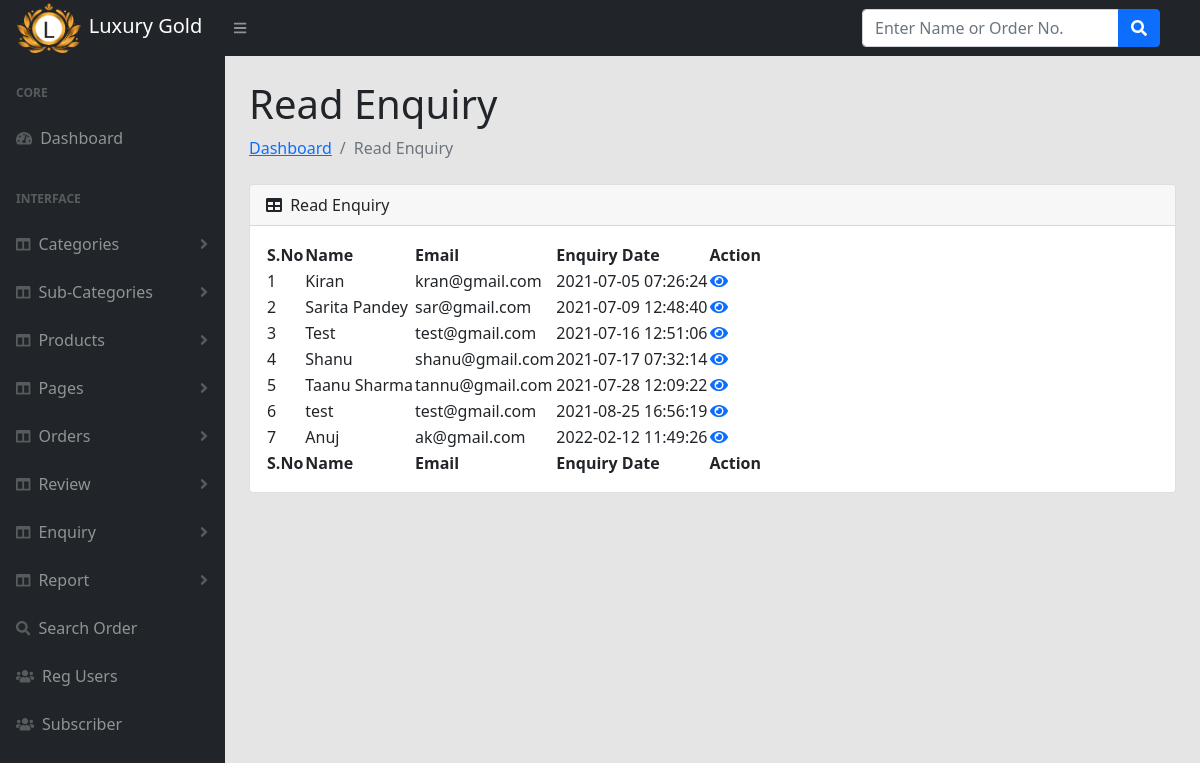
The app's page /admin/readenq.php (signed in) with its own data.
### tables this page shows
CREATE TABLE `tblcontact` (
  `ID` int(10) NOT NULL,
  `Name` varchar(200) DEFAULT NULL,
  `Email` varchar(200) DEFAULT NULL,
  `Message` mediumtext DEFAULT NULL,
  `EnquiryDate` timestamp NOT NULL DEFAULT current_timestamp(),
  `IsRead` int(5) DEFAULT NULL
);

### admin/readenq.php (the view, shortened to what this page needs)
<?php
include('includes/config.php');
if (strlen($_SESSION['aid']==0)) {
  header('location:logout.php');
  } else{
  ?>
<!DOCTYPE html>
<html lang="en">
    <head>
        <link href="https://cdn.jsdelivr.net/npm/simple-datatables@latest/dist/style.css" rel="stylesheet" />
        <link href="css/styles.css" rel="stylesheet" />
    </head>
    <body class="sb-nav-fixed">
 <?php include_once('includes/header.php');?>
        <div id="layoutSidenav">
       <?php include_once('includes/sidebar.php');?>
            <div id="layoutSidenav_content">
                <main>
                    <div class="container-fluid px-4">
                        <h1 class="mt-4">Read Enquiry</h1>
                        <ol class="breadcrumb mb-4">
                            <li class="breadcrumb-item"><a href="dashboard.php">Dashboard</a></li>
                            <li class="breadcrumb-item active">Read Enquiry</li>
                        </ol>
                        <div class="card mb-4">
                            <div class="card-header">
                                <i class="fas fa-table me-1"></i>
                               Read Enquiry
                            </div>
                            <div class="card-body">
                                <table id="datatablesSimple">
                                    <thead>
                                        <tr>
                   <th>S.No</th>
                   <th>Name</th>
                    <th>Email</th>
                    <th>Enquiry Date</th>
                     <th>Action</th>
                  </tr>
                                    </thead>
                                    <tfoot>
                                        <tr>
                   <th>S.No</th>
                   <th>Name</th>
                    <th>Email</th>
                    <th>Enquiry Date</th>
                     <th>Action</th>
                  </tr>
                                    </tfoot>
                                    <tbody>
<?php
$ret=mysqli_query($con,"select * from tblcontact where IsRead='1'");
$cnt=1;
while ($row=mysqli_fetch_array($ret)) {
?>
                                <tr class="gradeX">
                 <td><?php echo $cnt;?></td>
                  <td><?php  echo $row['Name'];?></td>
                                        <td><?php  echo $row['Email'];?></td>
                                        <td><?php  echo $row['EnquiryDate'];?></td>
                                         <td><a href="view-enquiry.php?viewid=<?php echo $row['ID'];?>"><i class="fa fa-eye" aria-hidden="true"></i></a></td>
                </tr>
                <?php
$cnt=$cnt+1;
}?>
                                    </tbody>
                                </table>
                            </div>
                        </div>
                    </div>
                </main>
            </div>
        </div>
    </body>
</html>
<?php } ?>

### records on screen
tblcontact: Name "Kiran", Email "kran@gmail.com", EnquiryDate "2021-07-05 07:26:24"
tblcontact: Name "Sarita Pandey", Email "sar@gmail.com", EnquiryDate "2021-07-09 12:48:40"
tblcontact: Name "Test", Email "test@gmail.com", EnquiryDate "2021-07-16 12:51:06"
tblcontact: Name "Shanu", Email "shanu@gmail.com", EnquiryDate "2021-07-17 07:32:14"
tblcontact: Name "Taanu Sharma", Email "tannu@gmail.com", EnquiryDate "2021-07-28 12:09:22"
tblcontact: Name "test", Email "test@gmail.com", EnquiryDate "2021-08-25 16:56:19"
tblcontact: Name "Anuj", Email "ak@gmail.com", EnquiryDate "2022-02-12 11:49:26"
